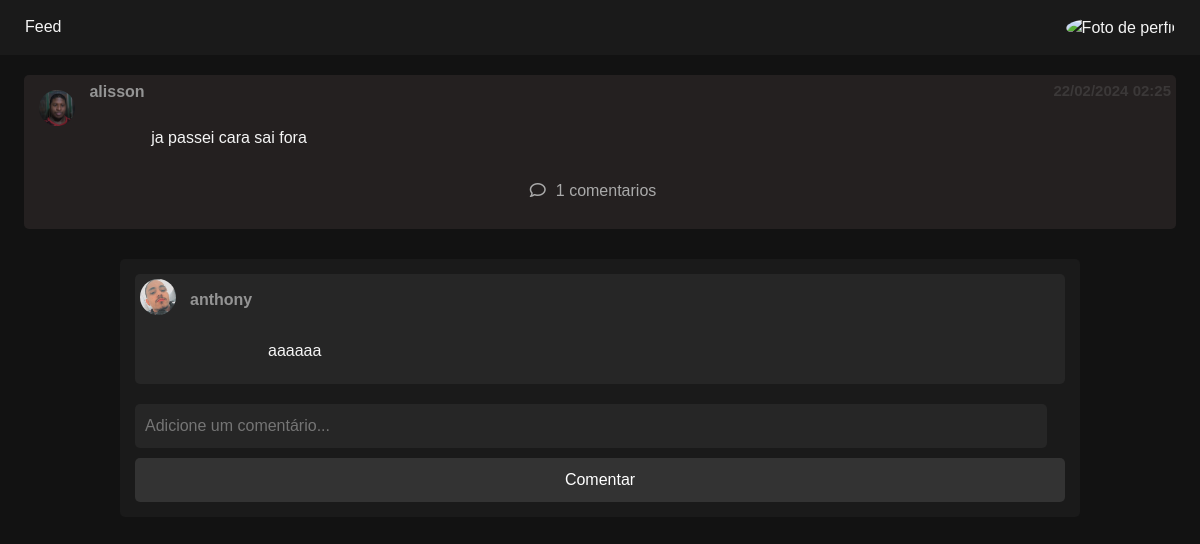
Page /blog/comentarios/23 (signed in) on the earlier database version.
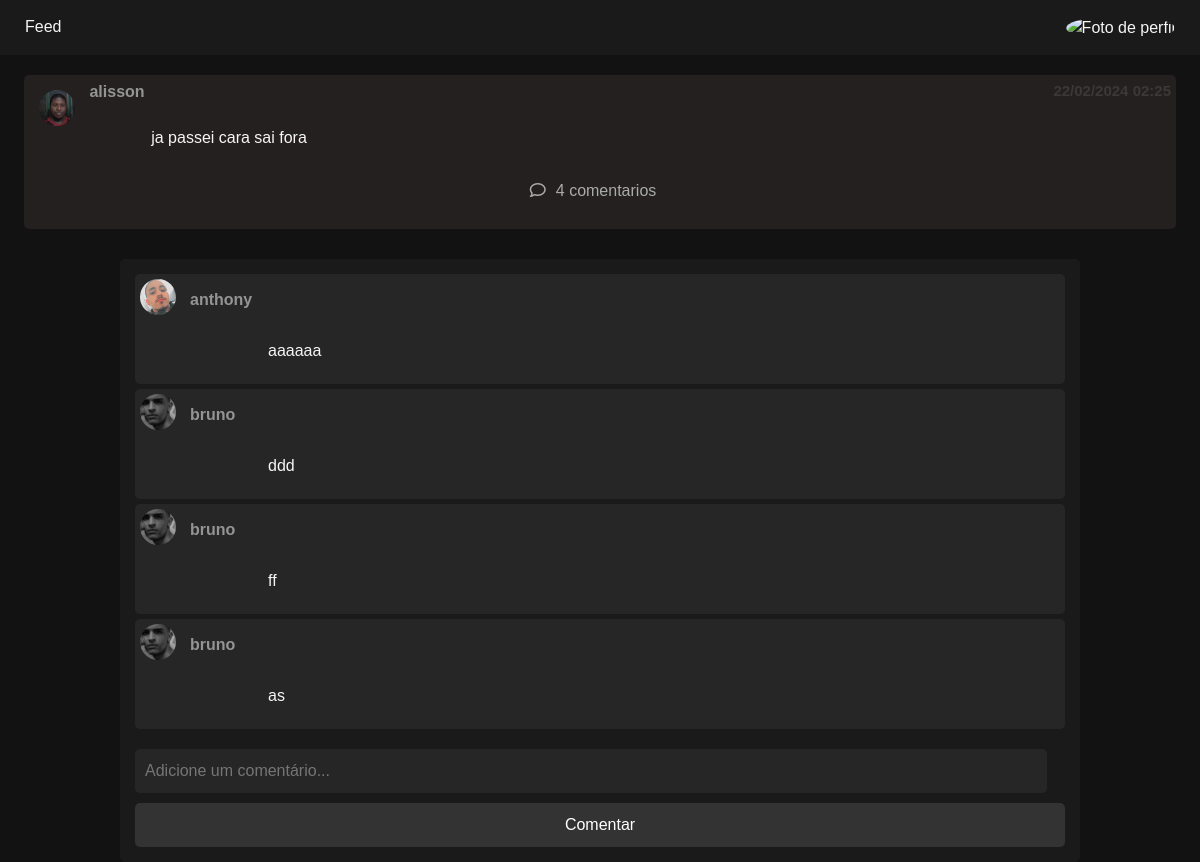
Same page on the later database version.
### appblog/models.py (models this page shows)
class Publicacao(models.Model):
    usuario = models.ForeignKey(Usuario, on_delete=models.CASCADE, related_name='publicacao')
    conteudo = models.TextField()
    data_hora = models.DateTimeField(auto_now_add=True)

class Usuario(models.Model):
    nome = models.TextField()
    foto_perfil = models.ImageField(upload_to='perfil/', default='perfil/default.jpg')

class Comentario(models.Model):
    publicacao = models.ForeignKey(Publicacao, on_delete=models.CASCADE, related_name='comentarios')
    usuario = models.ForeignKey(Usuario, on_delete=models.CASCADE, related_name='comentarios')
    texto = models.TextField()
    data_hora = models.DateTimeField(auto_now_add=True)

### appblog/views.py (the view)
# urls.py: path('comentarios/<int:id_post>', views.comentarios, name='comentarios'),
def comentarios(request, id_post):
    nome_do_usuario_atual = request.user.username
    usuarios = Usuario.objects.get(nome=nome_do_usuario_atual)
    publicacao = get_object_or_404(Publicacao, id=id_post)
    comentarios = publicacao.comentarios.all()
    return render(request, 'comentarios.html', {'publicacao': publicacao, 'comentarios': comentarios, 'foto_perfil': usuarios.foto_perfil.url})

### appblog/templates/comentarios.html (shortened to what this page needs)
<!DOCTYPE html>
<html lang="en">
<head>
    <link rel="stylesheet" href="https://cdnjs.cloudflare.com/ajax/libs/font-awesome/6.5.1/css/all.min.css">
    <link rel="stylesheet" href="https://cdn.jsdelivr.net/npm/bootstrap@4.0.0/dist/css/bootstrap.min.css">
</head>
<body>
    <div class="navbar">
        <a href="{% url 'time_line' %}">Feed</a>
        <a href="{% url 'perfil' %}" style="top: -10px;"><img src="{{ foto_perfil }}" class="foto_nav" alt="Foto de perfil"></a>
    </div>
    <div class="post-container">
        <div class="post">
            <strong style="text-decoration: none;             position: absolute;
            /* Posiciona o botão absolutamente dentro do seu contêiner relativo */
            top: 5px;
            right: 5px;
            border: none;
            font-size: 15px;
            background-color: transparent;
            color: #3b3838;">{{ publicacao.data_hora|date:"d/m/Y H:i" }}</strong>
            <img src="{{publicacao.usuario.foto_perfil.url}}" class="imagem-coment" alt="Profile Picture">
            <a href="{% url 'perfil_usuario' publicacao.usuario.id %}" class="nome-usuario"><strong>{{publicacao.usuario.nome}}</strong></a>
            <p style="margin-left: 10%;">{{publicacao.conteudo}}</p>
            <div class="interaction" style="margin-left: 40%;">
                <button type="submit" class="coment btn btn-primary" style="margin-left: 20px;"><i
                        class="fa-regular fa-comment"></i>{{publicacao.comentarios.count}} comentarios</button>
            </div>
        </div>
        <div class="comment-section">
            {% for comentario in comentarios %}
            <div class="comment">
                <img src="{{ comentario.usuario.foto_perfil.url }}"
                    alt="Profile Picture de {{ comentario.usuario.nome }}">
                <div class="comment-content">
                   <a href="{% url 'perfil_usuario' comentario.usuario.id %}" class="nome-usuario"><strong style="top: -2.2vw"> {{ comentario.usuario.nome }}</strong></a>
                    <p style="margin-left: 10%;">{{ comentario.texto }}</p>
                </div>
            </div>
            {% empty %}
            <p>Nenhum comentário foi feito ainda.</p>
            {% endfor %}
            <div class="add-comment">
                <form action="{% url 'comentar'  %}" method="POST">{% csrf_token %}
                    <input type="text" name="comentar" placeholder="Adicione um comentário...">
                    <input type="submit" class="botao_comentar" value="Comentar">
                </form>
            </div>
        </div>
    </div>
</body>
</html>

### appblog/templates/comentarios.html (style rules this page uses)
body { background-color: #1a1a1a; font-family: 'Arial', sans-serif; background-color: #121212; color: #f5f5f5; margin: 0; padding: 0; }
.post-container { display: flex; flex-direction: column; align-items: center; margin-top: 20px; }
.comment-section { width: 80%; background-color: #1a1a1a; padding: 15px; border-radius: 5px; margin-top: 20px; }
.comment { background-color: #262626; padding: 5px; margin-bottom: 5px; border-radius: 5px; }
.comment img { width: 30px; height: 30px; border-radius: 50%; }
.comment-content { margin-left: 40px; }
.add-comment { margin-top: 10px; }
input { width: 98.1%; }
.botao_comentar { width: 100%; }
.add-comment input { padding: 10px; margin-top: 10px; border-radius: 5px; border: none; background-color: #262626; color: #fff; }
.add-comment input[type="submit"] { background-color: #333; cursor: pointer; }
.navbar { display: flex; justify-content: space-between; padding: 10px 20px; align-items: center; background-color: #1a1a1a; margin-bottom: 10px; }
.navbar a { color: #f5f5f5; text-decoration: none; padding: 5px; transition: transform 0.2s; }
.foto_nav { transition: transform 0.2s; }
.post { background-color: #242020; padding: 15px; margin-bottom: 10px; border-radius: 5px; margin-left: auto; margin-right: auto; max-width: 100% !important; width: 96%; }
.post .interaction { color: #8a8888; font-size: 0.9em; margin-top: 10px; margin-left: 100px; }
.fa-regular { margin: 10px; }
strong { top: -15px; margin-left: 10px; position: relative; ; }
.post img { width: 3vw; height: 3vw; border-radius: 50%; object-fit: cover; }
.coment { background: none; border: none; color: #aaa; cursor: pointer; }
.comment-section img { width: 3vw; height: 3vw; border-radius: 50%; object-fit: cover; }
.post { position: relative; }
.foto_nav { width: 2.5vw; height: 2.5vw; border-radius: 50%; object-fit: cover; }
.nome-usuario { text-decoration: none; color: rgb(148, 148, 148); }

Differences in the rows shown:
computed for Publicacao "ja passei cara sai fora": comentarios.count "1" → "4"
added Comentario: usuario.foto_perfil (picture), usuario.nome "bruno", texto "ddd"
added Comentario: usuario.foto_perfil (picture), usuario.nome "bruno", texto "ff"
added Comentario: usuario.foto_perfil (picture), usuario.nome "bruno", texto "as"
